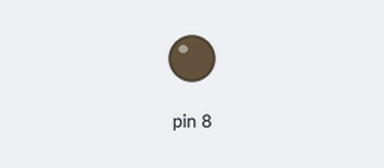
Recording of a sketch running on a simulated Arduino Uno, built with avr-gcc and run on an emulated ATmega328P. Shown: output pins drawn as LEDs (lit = HIGH). Random numbers use the default seed unless the sketch sets one; what the sketch prints to the serial monitor is not drawn.

Above: at 0.1 s.
Timing chart, 0 to 1.6 s (numbered marks = the images above):
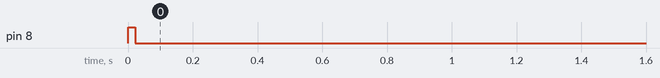

Measured:
- by itself, pin 8: LOW → HIGH at 0.00 s, → LOW 0.02 s later

The sketch:

hive-node.ino
```cpp
/*
    Hivespy - Network
    === Hive Node ===
    Libraries:
    nRF24/RF24, https://github.com/nRF24/RF24
    nRF24/RF24Network, https://github.com/nRF24/RF24Network
    nrf24/RF24Mesh, https://github.com/nRF24/RF24Mesh/releases
    Low-Power, https://github.com/rocketscream/Low-Power
*/

#include "RF24.h"
#include "RF24Network.h"
#include "RF24Mesh.h"
#include "SPI.h"
#include "LowPower.h"

/**** Configure the nrf24l01 CE and CS pins ****/
RF24 radio(9, 10);
RF24Network network(radio);
RF24Mesh mesh(radio, network);

/*
  * userconfig:
  * name of the node
  * ID of the node, has to be unique and from 1 - 255
  * location of the hive
  * time in seconds, the node should sleep between measuring
  */

const uint8_t nodeID = 1;
const String nodeName = "Meine Beute 1";
const String nodeLocation = "Standort 1";
const uint16_t nodeSleepTime = 3600;

/*
 *  struct for keeping and sending data to RF24Mesh network
 */
struct payload_t
{
    float weight;
    float battery;
    String nodeName;
    String nodeLocation;
    int sendErrorCount;
};

/*
 * defintion of some internal vars
 */
int sendErrorCount = 0;

void setup()
{
    Serial.begin(115200);

    // power Pin for nrf24l01
    pinMode(8, OUTPUT);

    // Set the nodeID manually
    mesh.setNodeID(nodeID);

    // Connect to the mesh
    Serial.println(F("Connecting to the mesh..."));

    mesh.begin();

    Serial.println("Setup complete");
}

void loop()
{
    componentWakeup();

    // Call mesh.update to keep the network updated
    mesh.update();

    // == Calculate/assemble data object: ==
    payload_t payload;
    payload.weight = getWeight();
    payload.battery = getBattery();
    payload.sendErrorCount = sendErrorCount;
    payload.nodeName = nodeName;
    payload.nodeLocation = nodeLocation;

    sendPayload(payload);
    componentSleep();
}

/*
 * ===================
 * End of main loop
 * ===================
 */

/*
 * ===================
 * Functions and helper
 * ===================
 */
void componentWakeup()
{
    Serial.println("Waking up all nessecary modules.");
    // switing on nrf24l01
    digitalWrite(8, HIGH);
    delay(10);
    radio.powerUp();
}

void componentSleep()
{
    Serial.println(F("Going to sleep."));
    delay(10);
    digitalWrite(8, LOW);
    radio.powerDown();
    for (int j = 0; j < (nodeSleepTime / 8); j++)
    {
        LowPower.powerDown(SLEEP_8S, ADC_OFF, BOD_OFF);
    }
}

void sendPayload(payload_t payload)
{
    // Send an 'D' type message containing the data
    while (!mesh.write(&payload, 'D', sizeof(payload)))
    {
        Serial.println("Sending message failed. Retrying to reconnect to mesh.");
        payload.sendErrorCount = ++sendErrorCount;

        // If a write fails, check connectivity to the mesh network
        if (!mesh.checkConnection())
        {
            //refresh the network address
            Serial.println("Renewing address");
            mesh.renewAddress();
            #ifdef DEBUG
                Serial.print("DEBUG: mesh address after renewing: ");
                Serial.println(mesh.mesh_address);
            #endif
        }
        else
        {
            Serial.println("Send fail but connection is OK. Should never happen.");
        }
    }
    Serial.println("Send OK.");
}

float getWeight()
{
    return random(2000, 4000) / 100.0;
}

float getBattery() {
    return random(0,10000) / 100.0;
}
```
